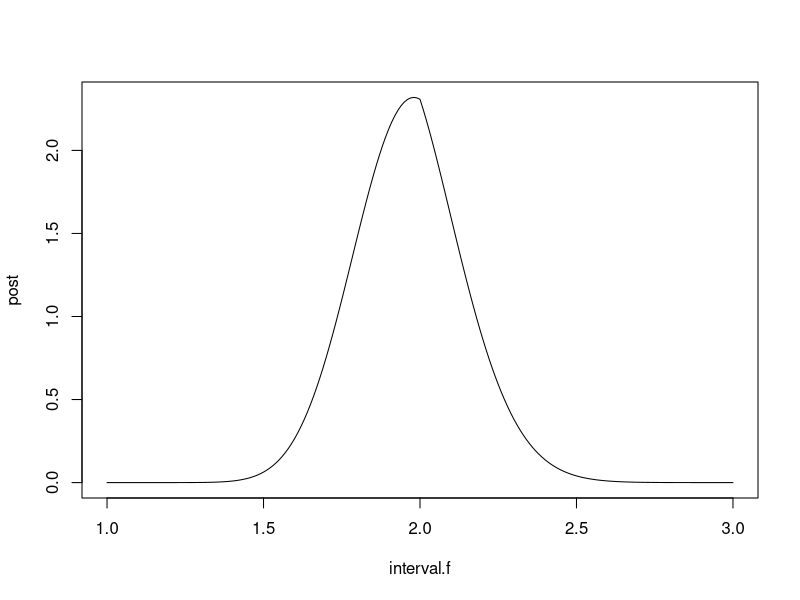

R code for this plot:
# Assignment 13


data = rpois(50,lambda = 2)

# Create two different prior beliefs since we have a piecewise function
# IS there a better way to do it? IDK

# Creating the priors
f = function(s){
  if (1 < s & s < 2){
    s-1    
  } else {
    3-s
  }
}

# classical approach
g = function(s){
  -sum(dpois(data, lambda=s), log=TRUE)
}

optim(1, g)

# bayasian approach

# Creating the intervals of our prior distribution functiosn
interval.f = seq.int(from=1, to=3, by=0.01)
post = matrix(NA, nrow=1, ncol=201)

for(i in 1:201){
  post[i] = sum(dpois(data, lambda=interval.f[i], log=TRUE)) + log(f(interval.f[i]))
}

post = exp(post)
post = (post/((0.01)*sum(post)))
post[1] = 0

plot(interval.f, post, type="l")

approx.f = approxfun(interval.f, post)
integrate(approx.f, 1, 3)

interval.f[which.max(post)]

estimate.hat = max(post)

integrate(approx.f, estimate.hat-0.05, estimate.hat+0.05)
